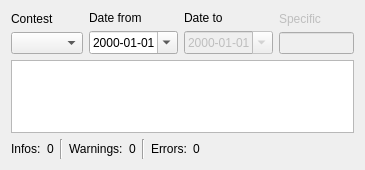
<?xml version="1.0" encoding="UTF-8"?>
<ui version="4.0">
 <class>ContestStatistics</class>
 <widget class="QWidget" name="ContestStatistics">
  <property name="geometry">
   <rect>
    <x>0</x>
    <y>0</y>
    <width>354</width>
    <height>170</height>
   </rect>
  </property>
  <property name="windowTitle">
   <string>Contest Statistics</string>
  </property>
  <layout class="QVBoxLayout" name="verticalLayout_4">
   <item>
    <layout class="QHBoxLayout" name="horizontalLayout">
     <item>
      <layout class="QVBoxLayout" name="verticalLayout_3">
       <item>
        <widget class="QLabel" name="label_3">
         <property name="text">
          <string>Contest</string>
         </property>
        </widget>
       </item>
       <item>
        <widget class="QComboBox" name="contestComboBox"/>
       </item>
      </layout>
     </item>
     <item>
      <layout class="QVBoxLayout" name="verticalLayout">
       <item>
        <widget class="QLabel" name="label">
         <property name="text">
          <string>Date from</string>
         </property>
        </widget>
       </item>
       <item>
        <widget class="QDateEdit" name="fromDateEdit">
         <property name="displayFormat">
          <string>yyyy-MM-dd</string>
         </property>
         <property name="calendarPopup">
          <bool>true</bool>
         </property>
        </widget>
       </item>
      </layout>
     </item>
     <item>
      <layout class="QVBoxLayout" name="verticalLayout_2">
       <item>
        <widget class="QLabel" name="label_2">
         <property name="text">
          <string>Date to</string>
         </property>
        </widget>
       </item>
       <item>
        <widget class="QDateEdit" name="toDateEdit">
         <property name="enabled">
          <bool>false</bool>
         </property>
         <property name="displayFormat">
          <string>yyyy-MM-dd</string>
         </property>
         <property name="calendarPopup">
          <bool>true</bool>
         </property>
        </widget>
       </item>
      </layout>
     </item>
     <item>
      <layout class="QVBoxLayout" name="verticalLayout_5">
       <item>
        <widget class="QLabel" name="specificLabel">
         <property name="enabled">
          <bool>false</bool>
         </property>
         <property name="text">
          <string>Specific</string>
         </property>
        </widget>
       </item>
       <item>
        <widget class="QLineEdit" name="specificLineEdit">
         <property name="enabled">
          <bool>false</bool>
         </property>
         <property name="sizePolicy">
          <sizepolicy hsizetype="MinimumExpanding" vsizetype="Fixed">
           <horstretch>0</horstretch>
           <verstretch>0</verstretch>
          </sizepolicy>
         </property>
         <property name="minimumSize">
          <size>
           <width>75</width>
           <height>0</height>
          </size>
         </property>
        </widget>
       </item>
      </layout>
     </item>
     <item>
      <spacer name="horizontalSpacer">
       <property name="orientation">
        <enum>Qt::Horizontal</enum>
       </property>
       <property name="sizeHint" stdset="0">
        <size>
         <width>40</width>
         <height>20</height>
        </size>
       </property>
      </spacer>
     </item>
    </layout>
   </item>
   <item>
    <widget class="QTableView" name="tableView">
     <property name="sizePolicy">
      <sizepolicy hsizetype="Expanding" vsizetype="MinimumExpanding">
       <horstretch>0</horstretch>
       <verstretch>0</verstretch>
      </sizepolicy>
     </property>
     <property name="minimumSize">
      <size>
       <width>300</width>
       <height>70</height>
      </size>
     </property>
     <property name="editTriggers">
      <set>QAbstractItemView::NoEditTriggers</set>
     </property>
     <property name="selectionMode">
      <enum>QAbstractItemView::NoSelection</enum>
     </property>
     <property name="cornerButtonEnabled">
      <bool>false</bool>
     </property>
     <attribute name="horizontalHeaderHighlightSections">
      <bool>false</bool>
     </attribute>
     <attribute name="verticalHeaderHighlightSections">
      <bool>false</bool>
     </attribute>
    </widget>
   </item>
   <item>
    <layout class="QHBoxLayout" name="horizontalLayout_2">
     <item>
      <widget class="QLabel" name="label_6">
       <property name="text">
        <string>Infos:</string>
       </property>
      </widget>
     </item>
     <item>
      <widget class="QLabel" name="infosLabel">
       <property name="text">
        <string>0</string>
       </property>
      </widget>
     </item>
     <item>
      <widget class="Line" name="line">
       <property name="orientation">
        <enum>Qt::Vertical</enum>
       </property>
      </widget>
     </item>
     <item>
      <widget class="QLabel" name="label_9">
       <property name="text">
        <string>Warnings:</string>
       </property>
      </widget>
     </item>
     <item>
      <widget class="QLabel" name="warningsLabel">
       <property name="text">
        <string>0</string>
       </property>
      </widget>
     </item>
     <item>
      <widget class="Line" name="line_2">
       <property name="orientation">
        <enum>Qt::Vertical</enum>
       </property>
      </widget>
     </item>
     <item>
      <widget class="QLabel" name="label_7">
       <property name="text">
        <string>Errors:</string>
       </property>
      </widget>
     </item>
     <item>
      <widget class="QLabel" name="errorsLabel">
       <property name="text">
        <string>0</string>
       </property>
      </widget>
     </item>
     <item>
      <spacer name="horizontalSpacer_2">
       <property name="orientation">
        <enum>Qt::Horizontal</enum>
       </property>
       <property name="sizeHint" stdset="0">
        <size>
         <width>40</width>
         <height>20</height>
        </size>
       </property>
      </spacer>
     </item>
    </layout>
   </item>
  </layout>
 </widget>
 <resources/>
 <connections>
  <connection>
   <sender>contestComboBox</sender>
   <signal>currentTextChanged(QString)</signal>
   <receiver>ContestStatistics</receiver>
   <slot>contestChanged(QString)</slot>
   <hints>
    <hint type="sourcelabel">
     <x>45</x>
     <y>43</y>
    </hint>
    <hint type="destinationlabel">
     <x>323</x>
     <y>116</y>
    </hint>
   </hints>
  </connection>
  <connection>
   <sender>fromDateEdit</sender>
   <signal>dateChanged(QDate)</signal>
   <receiver>ContestStatistics</receiver>
   <slot>fromDateChanged(QDate)</slot>
   <hints>
    <hint type="sourcelabel">
     <x>127</x>
     <y>43</y>
    </hint>
    <hint type="destinationlabel">
     <x>323</x>
     <y>116</y>
    </hint>
   </hints>
  </connection>
  <connection>
   <sender>toDateEdit</sender>
   <signal>dateChanged(QDate)</signal>
   <receiver>ContestStatistics</receiver>
   <slot>toDateChanged(QDate)</slot>
   <hints>
    <hint type="sourcelabel">
     <x>214</x>
     <y>43</y>
    </hint>
    <hint type="destinationlabel">
     <x>323</x>
     <y>116</y>
    </hint>
   </hints>
  </connection>
  <connection>
   <sender>specificLineEdit</sender>
   <signal>editingFinished()</signal>
   <receiver>ContestStatistics</receiver>
   <slot>specificChanged()</slot>
   <hints>
    <hint type="sourcelabel">
     <x>328</x>
     <y>43</y>
    </hint>
    <hint type="destinationlabel">
     <x>205</x>
     <y>85</y>
    </hint>
   </hints>
  </connection>
 </connections>
 <slots>
  <slot>contestChanged(QString)</slot>
  <slot>fromDateChanged(QDate)</slot>
  <slot>toDateChanged(QDate)</slot>
  <slot>specificChanged()</slot>
 </slots>
</ui>
